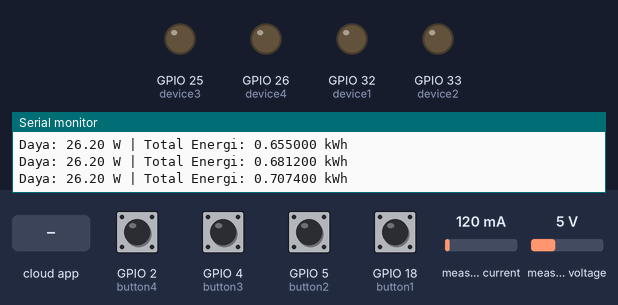
This sketch was run on a simulated ESP32. Shown: output pins drawn as LEDs (lit = HIGH), the last lines printed to the serial monitor. The inputs (shaded band) are chosen by the test bench; at power-on: GPIO 2 (button4), GPIO 4 (button3), GPIO 5 (button2), GPIO 18 (button1) LOW, measured current 120 mA, measured voltage 5 V. WiFi joins after 1.5 s; servers stay silent unless stated.

Above: at 2.7 s.
2.8 s: GPIO 2 (button4) pulled HIGH for 0.15 s
At 4.2 s:
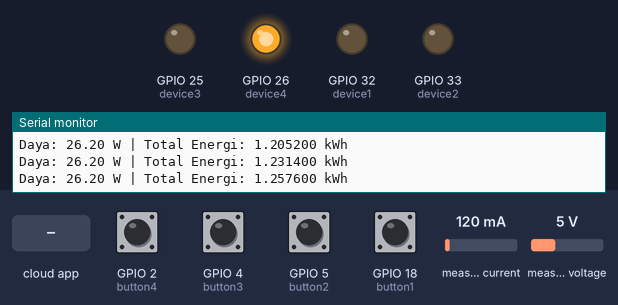
4.9 s: GPIO 4 (button3) pulled HIGH for 1 s
At 6.0 s:
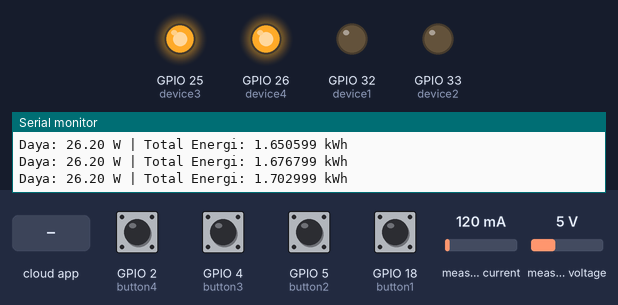
7.6 s: GPIO 5 (button2) pulled HIGH for 1 s
At 8.7 s:
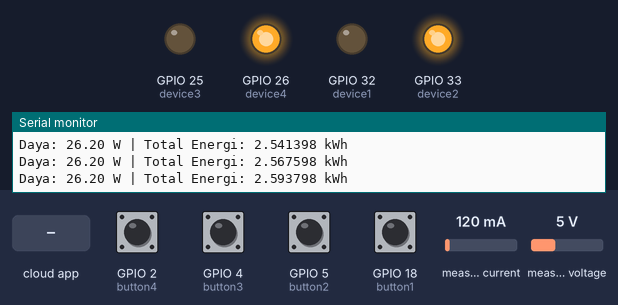
10.3 s: GPIO 18 (button1) pulled HIGH for 0.15 s
At 12.1 s:
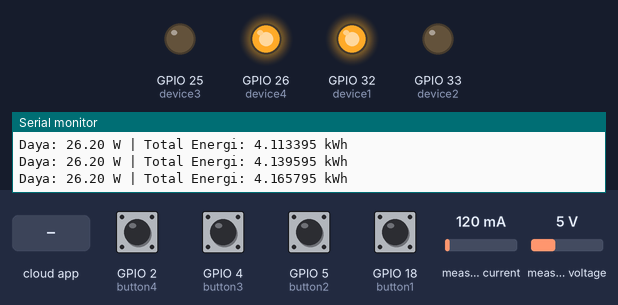
12.4 s: the phone or cloud app sets dev2 to 1
At 13.6 s:
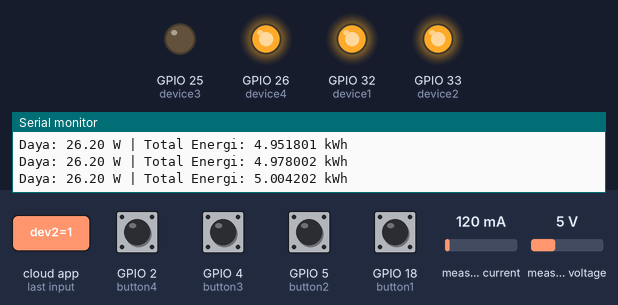
13.9 s: the phone or cloud app sets dev3 to 1
At 14.8 s:
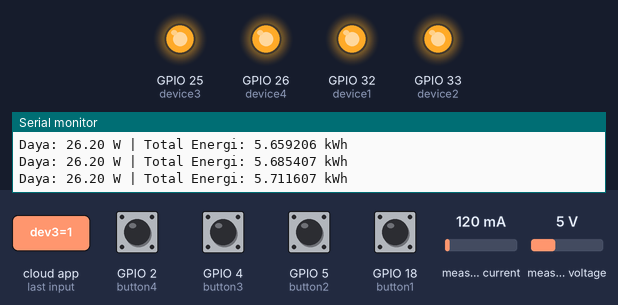
Timing chart, 0 to 16.4 s (numbered marks = the images above; inputs shaded):
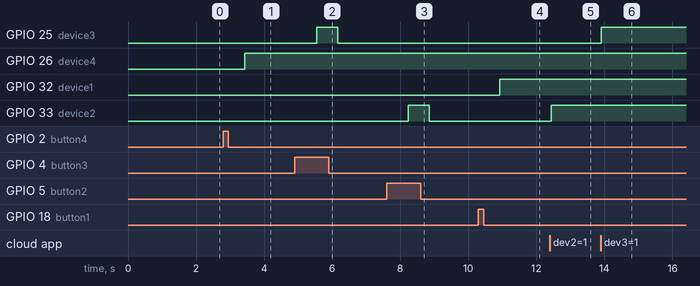

Measured:
- after the input at 2.8 s, GPIO 26 (device4): LOW → HIGH after 0.63 s
- after the input at 4.9 s, GPIO 25 (device3): LOW → HIGH after 0.64 s, → LOW 0.62 s later
- after the input at 7.6 s, GPIO 33 (device2): LOW → HIGH after 0.63 s, → LOW 0.62 s later
- after the input at 10.3 s, GPIO 32 (device1): LOW → HIGH after 0.62 s
- after the input at 12.4 s, GPIO 33 (device2): LOW → HIGH at once
- after the input at 13.9 s, GPIO 25 (device3): LOW → HIGH at once

The sketch:

Ruang_Kelas_A_jun11a.ino
```cpp
#include "arduino_secrets.h"
#include <PZEM004Tv30.h>
#include "thingProperties.h"

#define device1 32
#define device2 33
#define device3 25
#define device4 26

#define button1 18
#define button2 5
#define button3 4
#define button4 2

// Gunakan HardwareSerial (misalnya Serial1)
HardwareSerial mySerial(2); // Port serial hardware 1

PZEM004Tv30 pzem(mySerial, 16, 17); // RX=16, TX=17 untuk PZEM

boolean sta1, sta2, sta3, sta4;
float totalWh = 0;  // Variabel untuk menyimpan total energi (Wh)

void setup() {
  // Initialize serial and wait for port to open:
  Serial.begin(9600);

  // Inisialisasi HardwareSerial (Serial1)
  mySerial.begin(9600, SERIAL_8N1, 16, 17); // 9600 baud rate, RX=16, TX=17

  pinMode(device1, OUTPUT);  // relay1
  pinMode(device2, OUTPUT);  // relay2
  pinMode(device3, OUTPUT);  // relay3
  pinMode(device4, OUTPUT);  // relay4

  pinMode(button1, INPUT);  // button1
  pinMode(button2, INPUT);  // button2
  pinMode(button3, INPUT);  // button3
  pinMode(button4, INPUT);  // button4

  // This delay gives the chance to wait for a Serial Monitor without blocking if none is found
  delay(1500);

  // Defined in thingProperties.h
  initProperties();

  // Connect to Arduino IoT Cloud
  ArduinoCloud.begin(ArduinoIoTPreferredConnection);
  setDebugMessageLevel(2);
  ArduinoCloud.printDebugInfo();
}

void loop() {
  ArduinoCloud.update(); // Update cloud variables

  // Baca daya (W) dari PZEM
  float power = pzem.power();

  if (!isnan(power)) {
    // Hitung energi per detik (Wh)
    totalWh += power; // Tambah totalWh berdasarkan waktu per detik
    float totalKwh = totalWh / 1000.0; // Konversi ke kWh

    // Update variabel kwh di Arduino IoT Cloud
    kwh = totalKwh;

    Serial.print("Daya: ");
    Serial.print(power);
    Serial.print(" W | Total Energi: ");
    Serial.print(totalKwh, 6);
    Serial.println(" kWh");
  } else {
    Serial.println("Gagal baca daya");
  }

  // Pengaturan button untuk perangkat relay
  if (digitalRead(button1) == 1) {
    delay(100);
    sta1 = !sta1;
    dev1 = sta1;
    delay(500);
  }

  if (digitalRead(button2) == 1) {
    delay(100);
    sta2 = !sta2;
    dev2 = sta2;
    delay(500);
  }

  if (digitalRead(button3) == 1) {
    delay(100);
    sta3 = !sta3;
    dev3 = sta3;
    delay(500);
  }

  if (digitalRead(button4) == 1) {
    delay(100);
    sta4 = !sta4;
    dev4 = sta4;
    delay(500);
  }

  // Atur status relay sesuai dengan dev1/dev2/dev3/dev4
  if (sta1) {
    digitalWrite(device1, HIGH);
  } else {
    digitalWrite(device1, LOW);
  }

  if (sta2) {
    digitalWrite(device2, HIGH);
  } else {
    digitalWrite(device2, LOW);
  }

  if (sta3) {
    digitalWrite(device3, HIGH);
  } else {
    digitalWrite(device3, LOW);
  }

  if (sta4) {
    digitalWrite(device4, HIGH);
  } else {
    digitalWrite(device4, LOW);
  }
}

// Fungsi untuk mengubah status dev1 dari Cloud
void onDev1Change() {
  if (dev1 == 1) {
    sta1 = 1;
  } else {
    sta1 = 0;
  }

  if (sta1) {
    digitalWrite(device1, HIGH);
  } else {
    digitalWrite(device1, LOW);
  }
}

// Fungsi untuk mengubah status dev2 dari Cloud
void onDev2Change() {
  if (dev2 == 1) {
    sta2 = 1;
  } else {
    sta2 = 0;
  }

  if (sta2) {
    digitalWrite(device2, HIGH);
  } else {
    digitalWrite(device2, LOW);
  }
}

// Fungsi untuk mengubah status dev3 dari Cloud
void onDev3Change() {
  if (dev3 == 1) {
    sta3 = 1;
  } else {
    sta3 = 0;
  }

  if (sta3) {
    digitalWrite(device3, HIGH);
  } else {
    digitalWrite(device3, LOW);
  }
}

// Fungsi untuk mengubah status dev4 dari Cloud
void onDev4Change() {
  if (dev4 == 1) {
    sta4 = 1;
  } else {
    sta4 = 0;
  }

  if (sta4) {
    digitalWrite(device4, HIGH);
  } else {
    digitalWrite(device4, LOW);
  }
}
```

arduino_secrets.h
```cpp
#define SECRET_DEVICE_KEY ""
#define SECRET_OPTIONAL_PASS ""
#define SECRET_SSID ""
```

thingProperties.h
```cpp
// Code generated by Arduino IoT Cloud, DO NOT EDIT.

#include <ArduinoIoTCloud.h>
#include <Arduino_ConnectionHandler.h>

const char DEVICE_LOGIN_NAME[]  = "3f8d00e0-e31f-4470-958c-e7593f300aed";

const char SSID[]               = SECRET_SSID;    // Network SSID (name)
const char PASS[]               = SECRET_OPTIONAL_PASS;    // Network password (use for WPA, or use as key for WEP)
const char DEVICE_KEY[]  = SECRET_DEVICE_KEY;    // Secret device password

void onDev1Change();
void onDev2Change();
void onDev3Change();
void onDev4Change();

float kwh;
CloudLight dev1;
CloudLight dev2;
CloudLight dev3;
CloudLight dev4;

void initProperties(){

  ArduinoCloud.setBoardId(DEVICE_LOGIN_NAME);
  ArduinoCloud.setSecretDeviceKey(DEVICE_KEY);
  ArduinoCloud.addProperty(kwh, READ, ON_CHANGE, NULL);
  ArduinoCloud.addProperty(dev1, READWRITE, ON_CHANGE, onDev1Change);
  ArduinoCloud.addProperty(dev2, READWRITE, ON_CHANGE, onDev2Change);
  ArduinoCloud.addProperty(dev3, READWRITE, ON_CHANGE, onDev3Change);
  ArduinoCloud.addProperty(dev4, READWRITE, ON_CHANGE, onDev4Change);

}

WiFiConnectionHandler ArduinoIoTPreferredConnection(SSID, PASS);
```
